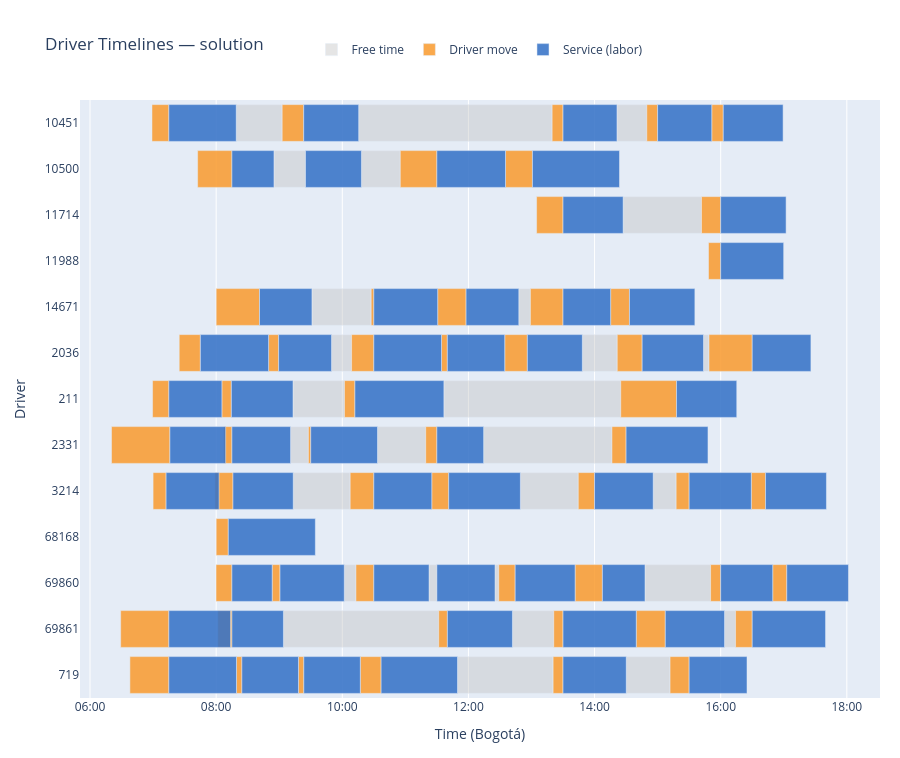

Notebook code for this chart:
### Markdown cell above
---
## Gantt Chart — Driver Timelines

### Code cell
build_gantt_figure(segments, drivers, LABEL).show()

### Figure 1 — Plotly figure (JSON) as saved in the notebook; plotly's stock layout.template omitted (floating-point values rounded to 4 significant figures)
{"data": [{"base": ["2026-02-27T09:13:19.800000", "2026-02-27T12:49:25.647000", "2026-02-27T14:55:46.800000", "2026-02-27T16:29:06.600000", "2026-02-27T09:31:08.040000", "2026-02-27T11:30:45", "2026-02-27T12:47:55.971000", "2026-02-27T08:19:06", "2026-02-27T10:15:35.844000", "2026-02-27T14:21:19.200000", "2026-02-27T10:01:52.656000", "2026-02-27T11:22:31.800000", "2026-02-27T12:25:18", "2026-02-27T13:41:28.644000", "2026-02-27T14:48:00.141000", "2026-02-27T09:18:18.726000", "2026-02-27T11:49:35.871000", "2026-02-27T14:30:09", "2026-02-27T09:13:06.981000", "2026-02-27T11:36:39.600000", "2026-02-27T09:04:00", "2026-02-27T12:41:52.800000", "2026-02-27T16:03:40.014000", "2026-02-27T09:49:46.137000", "2026-02-27T11:34:24", "2026-02-27T12:34:32.589000", "2026-02-27T13:48:21.900000", "2026-02-27T15:43:38.712000", "2026-02-27T08:55:00", "2026-02-27T10:18:13.965000", "2026-02-27T12:35:17.400000", "2026-02-27T09:10:48", "2026-02-27T10:33:29.400000", "2026-02-27T12:14:28.800000", "2026-02-27T14:27:10.800000"], "hoverinfo": "text", "hovertext": ["<b>Free time</b><br>Driver: 3214<br>Labor: 522381<br>Service: 417929<br>Start: 09:13<br>End:   10:07<br>Duration: 54.2 min", "<b>Free time</b><br>Driver: 3214<br>Labor: 524525<br>Service: 420040<br>Start: 12:49<br>End:   13:44<br>Duration: 55.1 min", "<b>Free time</b><br>Driver: 3214<br>Labor: 524496<br>Service: 420011<br>Start: 14:55<br>End:   15:17<br>Duration: 21.8 min", "<b>Free time</b><br>Driver: 3214<br>Labor: 523733<br>Service: 419263<br>Start: 16:29<br>End:   16:29<br>Duration: 0.0 min", "<b>Free time</b><br>Driver: 14671<br>Labor: 521909<br>Service: 417477<br>Start: 09:31<br>End:   10:27<br>Duration: 56.4 min", "<b>Free time</b><br>Driver: 14671<br>Labor: 523743<br>Service: 419272<br>Start: 11:30<br>End:   11:30<br>Duration: 0.0 min", "<b>Free time</b><br>Driver: 14671<br>Labor: 523915<br>Service: 419438<br>Start: 12:47<br>End:   12:58<br>Duration: 11.1 min", "<b>Free time</b><br>Driver: 10451<br>Labor: 522925<br>Service: 418470<br>Start: 08:19<br>End:   09:02<br>Duration: 43.7 min", "<b>Free time</b><br>Driver: 10451<br>Labor: 523765<br>Service: 419292<br>Start: 10:15<br>End:   13:19<br>Duration: 184.0 min", "<b>Free time</b><br>Driver: 10451<br>Labor: 523194<br>Service: 418734<br>Start: 14:21<br>End:   14:49<br>Duration: 28.4 min", "<b>Free time</b><br>Driver: 69860<br>Labor: 523491<br>Service: 419023<br>Start: 10:01<br>End:   10:12<br>Duration: 11.1 min", "<b>Free time</b><br>Driver: 69860<br>Labor: 523510<br>Service: 419042<br>Start: 11:22<br>End:   11:30<br>Duration: 7.5 min", "<b>Free time</b><br>Driver: 69860<br>Labor: 523352<br>Service: 418890<br>Start: 12:25<br>End:   12:28<br>Duration: 3.5 min", "<b>Free time</b><br>Driver: 69860<br>Labor: 523843<br>Service: 419368<br>Start: 13:41<br>End:   13:41<br>Duration: 0.0 min", "<b>Free time</b><br>Driver: 69860<br>Labor: 516717<br>Service: 412471<br>Start: 14:48<br>End:   15:50<br>Duration: 62.4 min", "<b>Free time</b><br>Driver: 719<br>Labor: 517264<br>Service: 413000<br>Start: 09:18<br>End:   09:18<br>Duration: 0.0 min", "<b>Free time</b><br>Driver: 719<br>Labor: 524320<br>Service: 419835<br>Start: 11:49<br>End:   13:20<br>Duration: 91.0 min", "<b>Free time</b><br>Driver: 719<br>Labor: 520720<br>Service: 416372<br>Start: 14:30<br>End:   15:11<br>Duration: 41.7 min", "<b>Free time</b><br>Driver: 211<br>Labor: 523025<br>Service: 418566<br>Start: 09:13<br>End:   10:02<br>Duration: 48.9 min", "<b>Free time</b><br>Driver: 211<br>Labor: 523845<br>Service: 419368<br>Start: 11:36<br>End:   14:24<br>Duration: 168.3 min", "<b>Free time</b><br>Driver: 69861<br>Labor: 524422<br>Service: 419937<br>Start: 09:04<br>End:   11:31<br>Duration: 147.7 min", "<b>Free time</b><br>Driver: 69861<br>Labor: 521852<br>Service: 417422<br>Start: 12:41<br>End:   13:21<br>Duration: 39.3 min", "<b>Free time</b><br>Driver: 69861<br>Labor: 524382<br>Service: 419897<br>Start: 16:03<br>End:   16:14<br>Duration: 10.5 min", "<b>Free time</b><br>Driver: 2036<br>Labor: 522864<br>Service: 418412<br>Start: 09:49<br>End:   10:08<br>Duration: 19.1 min", "<b>Free time</b><br>Driver: 2036<br>Labor: 523942<br>Service: 419463<br>Start: 11:34<br>End:   11:34<br>Duration: 0.0 min", "<b>Free time</b><br>Driver: 2036<br>Labor: 523943<br>Service: 419464<br>Start: 12:34<br>End:   12:34<br>Duration: 0.0 min", "<b>Free time</b><br>Driver: 2036<br>Labor: 523918<br>Service: 419438<br>Start: 13:48<br>End:   14:21<br>Duration: 33.2 min", "<b>Free time</b><br>Driver: 2036<br>Labor: 523875<br>Service: 419398<br>Start: 15:43<br>End:   15:48<br>Duration: 5.2 min", "<b>Free time</b><br>Driver: 10500<br>Labor: 521076<br>Service: 416690<br>Start: 08:55<br>End:   09:25<br>Duration: 30.0 min", "<b>Free time</b><br>Driver: 10500<br>Labor: 523768<br>Service: 419295<br>Start: 10:18<br>End:   10:55<br>Duration: 37.0 min", "<b>Free time</b><br>Driver: 10500<br>Labor: 524317<br>Service: 419832<br>Start: 12:35<br>End:   12:35<br>Duration: 0.0 min", "<b>Free time</b><br>Driver: 2331<br>Labor: 523647<br>Service: 419179<br>Start: 09:10<br>End:   09:27<br>Duration: 16.9 min", "<b>Free time</b><br>Driver: 2331<br>Labor: 523350<br>Service: 418890<br>Start: 10:33<br>End:   11:19<br>Duration: 45.9 min", "<b>Free time</b><br>Driver: 2331<br>Labor: 521290<br>Service: 416887<br>Start: 12:14<br>End:   14:16<br>Duration: 122.1 min", "<b>Free time</b><br>Driver: 11714<br>Labor: 524660<br>Service: 419012<br>Start: 14:27<br>End:   15:41<br>Duration: 74.6 min"], "legendgroup": "FREE_TIME", "marker": {"color": "rgba(190, 190, 190, 0.40)"}, "name": "Free time", "orientation": "h", "type": "bar", "x": [3250200, 3304353, 1310400, 438, 3380760, 171, 662829, 2621844, 11042556, 1702800, 666144, 448200, 212244, 297, 3745059, 102, 5458929, 2500200, 2936619, 10095762, 8863200, 2358000, 628386, 1144263, 189, 111, 1992612, 314088, 1800165, 2216835, 270, 1016400, 2752200, 7324800, 4473600], "y": ["3214", "3214", "3214", "3214", "14671", "14671", "14671", "10451", "10451", "10451", "69860", "69860", "69860", "69860", "69860", "719", "719", "719", "211", "211", "69861", "69861", "69861", "2036", "2036", "2036", "2036", "2036", "10500", "10500", "10500", "2331", "2331", "2331", "11714"]}, {"base": ["2026-02-27T06:59:59.880000", "2026-02-27T07:58:51.600000", "2026-02-27T10:07:30", "2026-02-27T11:25:07.647000", "2026-02-27T13:44:30", "2026-02-27T15:17:37.200000", "2026-02-27T16:29:07.038000", "2026-02-27T08:00:00.240000", "2026-02-27T10:27:28.800000", "2026-02-27T11:30:45.171000", "2026-02-27T12:58:58.800000", "2026-02-27T14:15:17.736000", "2026-02-27T06:58:56.400000", "2026-02-27T09:02:47.844000", "2026-02-27T13:19:38.400000", "2026-02-27T14:49:42", "2026-02-27T15:51:29.397000", "2026-02-27T07:59:52.800000", "2026-02-27T08:53:17.256000", "2026-02-27T10:12:58.800000", "2026-02-27T12:28:50.244000", "2026-02-27T13:41:28.941000", "2026-02-27T15:50:25.200000", "2026-02-27T16:49:29.073000", "2026-02-27T06:37:56.400000", "2026-02-27T08:19:18.726000", "2026-02-27T09:18:18.828000", "2026-02-27T10:17:08.871000", "2026-02-27T13:20:34.800000", "2026-02-27T15:11:49.200000", "2026-02-27T06:59:30", "2026-02-27T08:05:26.781000", "2026-02-27T10:02:03.600000", "2026-02-27T14:24:55.362000", "2026-02-27T06:29:09.600000", "2026-02-27T08:01:34.800000", "2026-02-27T11:31:43.200000", "2026-02-27T13:21:10.800000", "2026-02-27T14:39:40.014000", "2026-02-27T16:14:08.400000", "2026-02-27T07:24:51.600000", "2026-02-27T08:49:51.537000", "2026-02-27T10:08:50.400000", "2026-02-27T11:34:24.189000", "2026-02-27T12:34:32.700000", "2026-02-27T14:21:34.512000", "2026-02-27T15:48:52.800000", "2026-02-27T07:42:22.800000", "2026-02-27T10:55:10.800000", "2026-02-27T12:35:17.670000", "2026-02-27T06:20:27.600000", "2026-02-27T08:07:14.400000", "2026-02-27T09:27:44.400000", "2026-02-27T11:19:21.600000", "2026-02-27T14:16:33.600000", "2026-02-27T08:00:00.360000", "2026-02-27T13:04:52.800000", "2026-02-27T15:41:44.400000", "2026-02-27T15:48:24"], "hoverinfo": "text", "hovertext": ["<b>Driver move</b><br>Driver: 3214<br>Labor: 501831<br>Service: 398197<br>Start: 06:59<br>End:   07:12<br>Duration: 12.4 min<br>Distance: 6.19 km", "<b>Driver move</b><br>Driver: 3214<br>Labor: 520817<br>Service: 416458<br>Start: 07:58<br>End:   08:16<br>Duration: 17.1 min<br>Distance: 8.57 km", "<b>Driver move</b><br>Driver: 3214<br>Labor: 522381<br>Service: 417929<br>Start: 10:07<br>End:   10:30<br>Duration: 22.5 min<br>Distance: 11.25 km", "<b>Driver move</b><br>Driver: 3214<br>Labor: 521942<br>Service: 417507<br>Start: 11:25<br>End:   11:41<br>Duration: 16.1 min<br>Distance: 8.06 km", "<b>Driver move</b><br>Driver: 3214<br>Labor: 524525<br>Service: 420040<br>Start: 13:44<br>End:   14:00<br>Duration: 15.5 min<br>Distance: 7.75 km", "<b>Driver move</b><br>Driver: 3214<br>Labor: 524496<br>Service: 420011<br>Start: 15:17<br>End:   15:30<br>Duration: 12.4 min<br>Distance: 6.19 km", "<b>Driver move</b><br>Driver: 3214<br>Labor: 523733<br>Service: 419263<br>Start: 16:29<br>End:   16:42<br>Duration: 13.6 min<br>Distance: 6.78 km", "<b>Driver move</b><br>Driver: 14671<br>Labor: 520091<br>Service: 415771<br>Start: 08:00<br>End:   08:41<br>Duration: 41.2 min<br>Distance: 20.62 km", "<b>Driver move</b><br>Driver: 14671<br>Labor: 521909<br>Service: 417477<br>Start: 10:27<br>End:   10:30<br>Duration: 2.5 min<br>Distance: 1.26 km", "<b>Driver move</b><br>Driver: 14671<br>Labor: 523743<br>Service: 419272<br>Start: 11:30<br>End:   11:57<br>Duration: 27.0 min<br>Distance: 13.51 km", "<b>Driver move</b><br>Driver: 14671<br>Labor: 523915<br>Service: 419438<br>Start: 12:58<br>End:   13:30<br>Duration: 31.0 min<br>Distance: 15.51 km", "<b>Driver move</b><br>Driver: 14671<br>Labor: 524659<br>Service: 407600<br>Start: 14:15<br>End:   14:33<br>Duration: 17.9 min<br>Distance: 8.96 km", "<b>Driver move</b><br>Driver: 10451<br>Labor: 515936<br>Service: 411716<br>Start: 06:58<br>End:   07:15<br>Duration: 16.1 min<br>Distance: 8.03 km", "<b>Driver move</b><br>Driver: 10451<br>Labor: 522925<br>Service: 418470<br>Start: 09:02<br>End:   09:23<br>Duration: 20.5 min<br>Distance: 10.25 km", "<b>Driver move</b><br>Driver: 10451<br>Labor: 523765<br>Service: 419292<br>Start: 13:19<br>End:   13:30<br>Duration: 10.4 min<br>Distance: 5.18 km", "<b>Driver move</b><br>Driver: 10451<br>Labor: 523194<br>Service: 418734<br>Start: 14:49<br>End:   15:00<br>Duration: 10.3 min<br>Distance: 5.15 km", "<b>Driver move</b><br>Driver: 10451<br>Labor: 521670<br>Service: 417249<br>Start: 15:51<br>End:   16:02<br>Duration: 11.0 min<br>Distance: 5.48 km", "<b>Driver move</b><br>Driver: 69860<br>Labor: 522923<br>Service: 418470<br>Start: 07:59<br>End:   08:15<br>Duration: 15.1 min<br>Distance: 7.56 km", "<b>Driver move</b><br>Driver: 69860<br>Labor: 520961<br>Service: 416590<br>Start: 08:53<br>End:   09:00<br>Duration: 7.5 min<br>Distance: 3.73 km", "<b>Driver move</b><br>Driver: 69860<br>Labor: 523491<br>Service: 419023<br>Start: 10:12<br>End:   10:30<br>Duration: 17.0 min<br>Distance: 8.51 km", "<b>Driver move</b><br>Driver: 69860<br>Labor: 523352<br>Service: 418890<br>Start: 12:28<br>End:   12:44<br>Duration: 15.6 min<br>Distance: 7.82 km", "<b>Driver move</b><br>Driver: 69860<br>Labor: 523843<br>Service: 419368<br>Start: 13:41<br>End:   14:07<br>Duration: 26.0 min<br>Distance: 12.99 km", "<b>Driver move</b><br>Driver: 69860<br>Labor: 516717<br>Service: 412471<br>Start: 15:50<br>End:   16:00<br>Duration: 9.6 min<br>Distance: 4.79 km", "<b>Driver move</b><br>Driver: 69860<br>Labor: 520015<br>Service: 415698<br>Start: 16:49<br>End:   17:02<br>Duration: 13.4 min<br>Distance: 6.71 km", "<b>Driver move</b><br>Driver: 719<br>Labor: 519927<br>Service: 415617<br>Start: 06:37<br>End:   07:15<br>Duration: 37.1 min<br>Distance: 18.53 km", "<b>Driver move</b><br>Driver: 719<br>Labor: 522321<br>Service: 417873<br>Start: 08:19<br>End:   08:24<br>Duration: 5.2 min<br>Distance: 2.58 km", "<b>Driver move</b><br>Driver: 719<br>Labor: 517264<br>Service: 413000<br>Start: 09:18<br>End:   09:23<br>Duration: 5.1 min<br>Distance: 2.55 km", "<b>Driver move</b><br>Driver: 719<br>Labor: 522294<br>Service: 417846<br>Start: 10:17<br>End:   10:36<br>Duration: 19.8 min<br>Distance: 9.89 km", "<b>Driver move</b><br>Driver: 719<br>Labor: 524320<br>Service: 419835<br>Start: 13:20<br>End:   13:30<br>Duration: 9.4 min<br>Distance: 4.71 km", "<b>Driver move</b><br>Driver: 719<br>Labor: 520720<br>Service: 416372<br>Start: 15:11<br>End:   15:30<br>Duration: 18.2 min<br>Distance: 9.09 km", "<b>Driver move</b><br>Driver: 211<br>Labor: 517312<br>Service: 413048<br>Start: 06:59<br>End:   07:15<br>Duration: 15.5 min<br>Distance: 7.75 km", "<b>Driver move</b><br>Driver: 211<br>Labor: 520778<br>Service: 416422<br>Start: 08:05<br>End:   08:14<br>Duration: 9.0 min<br>Distance: 4.51 km", "<b>Driver move</b><br>Driver: 211<br>Labor: 523025<br>Service: 418566<br>Start: 10:02<br>End:   10:12<br>Duration: 9.9 min<br>Distance: 4.97 km", "<b>Driver move</b><br>Driver: 211<br>Labor: 523845<br>Service: 419368<br>Start: 14:24<br>End:   15:18<br>Duration: 53.1 min<br>Distance: 26.54 km", "<b>Driver move</b><br>Driver: 69861<br>Labor: 520409<br>Service: 416076<br>Start: 06:29<br>End:   07:15<br>Duration: 45.8 min<br>Distance: 22.92 km", "<b>Driver move</b><br>Driver: 69861<br>Labor: 523416<br>Service: 418950<br>Start: 08:01<br>End:   08:15<br>Duration: 13.4 min<br>Distance: 6.71 km", "<b>Driver move</b><br>Driver: 69861<br>Labor: 524422<br>Service: 419937<br>Start: 11:31<br>End:   11:40<br>Duration: 8.3 min<br>Distance: 4.14 km", "<b>Driver move</b><br>Driver: 69861<br>Labor: 521852<br>Service: 417422<br>Start: 13:21<br>End:   13:30<br>Duration: 8.8 min<br>Distance: 4.41 km", "<b>Driver move</b><br>Driver: 69861<br>Labor: 524388<br>Service: 419903<br>Start: 14:39<br>End:   15:07<br>Duration: 27.7 min<br>Distance: 13.83 km", "<b>Driver move</b><br>Driver: 69861<br>Labor: 524382<br>Service: 419897<br>Start: 16:14<br>End:   16:30<br>Duration: 15.9 min<br>Distance: 7.93 km", "<b>Driver move</b><br>Driver: 2036<br>Labor: 520844<br>Service: 416478<br>Start: 07:24<br>End:   07:45<br>Duration: 20.1 min<br>Distance: 10.07 km", "<b>Driver move</b><br>Driver: 2036<br>Labor: 521308<br>Service: 416905<br>Start: 08:49<br>End:   08:59<br>Duration: 9.6 min<br>Distance: 4.79 km", "<b>Driver move</b><br>Driver: 2036<br>Labor: 522864<br>Service: 418412<br>Start: 10:08<br>End:   10:30<br>Duration: 21.2 min<br>Distance: 10.58 km", "<b>Driver move</b><br>Driver: 2036<br>Labor: 523942<br>Service: 419463<br>Start: 11:34<br>End:   11:39<br>Duration: 5.6 min<br>Distance: 2.78 km", "<b>Driver move</b><br>Driver: 2036<br>Labor: 523943<br>Service: 419464<br>Start: 12:34<br>End:   12:56<br>Duration: 21.5 min<br>Distance: 10.77 km", "<b>Driver move</b><br>Driver: 2036<br>Labor: 523918<br>Service: 419438<br>Start: 14:21<br>End:   14:45<br>Duration: 23.7 min<br>Distance: 11.86 km", "<b>Driver move</b><br>Driver: 2036<br>Labor: 523875<br>Service: 419398<br>Start: 15:48<br>End:   16:30<br>Duration: 41.1 min<br>Distance: 20.56 km", "<b>Driver move</b><br>Driver: 10500<br>Labor: 521074<br>Service: 416690<br>Start: 07:42<br>End:   08:15<br>Duration: 32.6 min<br>Distance: 16.31 km", "<b>Driver move</b><br>Driver: 10500<br>Labor: 523768<br>Service: 419295<br>Start: 10:55<br>End:   11:30<br>Duration: 34.8 min<br>Distance: 17.41 km", "<b>Driver move</b><br>Driver: 10500<br>Labor: 524317<br>Service: 419832<br>Start: 12:35<br>End:   13:00<br>Duration: 25.6 min<br>Distance: 12.81 km", "<b>Driver move</b><br>Driver: 2331<br>Labor: 523764<br>Service: 419291<br>Start: 06:20<br>End:   07:16<br>Duration: 55.5 min<br>Distance: 27.77 km", "<b>Driver move</b><br>Driver: 2331<br>Labor: 521654<br>Service: 417233<br>Start: 08:07<br>End:   08:15<br>Duration: 7.8 min<br>Distance: 3.88 km", "<b>Driver move</b><br>Driver: 2331<br>Labor: 523647<br>Service: 419179<br>Start: 09:27<br>End:   09:30<br>Duration: 2.3 min<br>Distance: 1.13 km", "<b>Driver move</b><br>Driver: 2331<br>Labor: 523350<br>Service: 418890<br>Start: 11:19<br>End:   11:30<br>Duration: 10.6 min<br>Distance: 5.32 km", "<b>Driver move</b><br>Driver: 2331<br>Labor: 521290<br>Service: 416887<br>Start: 14:16<br>End:   14:30<br>Duration: 13.4 min<br>Distance: 6.72 km", "<b>Driver move</b><br>Driver: 68168<br>Labor: 522103<br>Service: 417665<br>Start: 08:00<br>End:   08:11<br>Duration: 11.5 min<br>Distance: 5.77 km", "<b>Driver move</b><br>Driver: 11714<br>Labor: 524252<br>Service: 419767<br>Start: 13:04<br>End:   13:30<br>Duration: 25.1 min<br>Distance: 12.56 km", "<b>Driver move</b><br>Driver: 11714<br>Labor: 524660<br>Service: 419012<br>Start: 15:41<br>End:   16:00<br>Duration: 18.3 min<br>Distance: 9.13 km", "<b>Driver move</b><br>Driver: 11988<br>Labor: 523747<br>Service: 419276<br>Start: 15:48<br>End:   16:00<br>Duration: 11.6 min<br>Distance: 5.80 km"], "legendgroup": "DRIVER_MOVE", "marker": {"color": "rgba(250, 155, 45,  0.85)"}, "name": "Driver move", "orientation": "h", "type": "bar", "x": [742800, 1028000.0, 1350000, 967200, 930000, 742800, 813600, 2474400, 151200, 1621200, 1861200, 1075200, 963600, 1230000, 621600, 618000, 657600, 907200, 447600, 1021200, 938400, 1558800, 574800, 805200, 2223600, 309600, 306000, 1186800, 565200, 1090800, 930000, 541200, 596400, 3184800, 2750400, 805200, 496800, 529200, 1659600, 951600, 1208400, 574800, 1269600, 333600, 1292400, 1423200, 2467200, 1957200, 2089000.0, 1537200, 3332400, 465600, 135600, 638400, 806400, 692400, 1507200, 1095600, 696000], "y": ["3214", "3214", "3214", "3214", "3214", "3214", "3214", "14671", "14671", "14671", "14671", "14671", "10451", "10451", "10451", "10451", "10451", "69860", "69860", "69860", "69860", "69860", "69860", "69860", "719", "719", "719", "719", "719", "719", "211", "211", "211", "211", "69861", "69861", "69861", "69861", "69861", "69861", "2036", "2036", "2036", "2036", "2036", "2036", "2036", "10500", "10500", "10500", "2331", "2331", "2331", "2331", "2331", "68168", "11714", "11714", "11988"]}, {"base": ["2026-02-27T07:12:22.680000", "2026-02-27T08:16:00", "2026-02-27T10:30:00", "2026-02-27T11:41:14.847000", "2026-02-27T14:00:00", "2026-02-27T15:30:00", "2026-02-27T16:42:40.638000", "2026-02-27T08:41:14.640000", "2026-02-27T10:30:00", "2026-02-27T11:57:46.371000", "2026-02-27T13:30:00", "2026-02-27T14:33:12.936000", "2026-02-27T07:15:00", "2026-02-27T09:23:17.844000", "2026-02-27T13:30:00", "2026-02-27T15:00:00", "2026-02-27T16:02:26.997000", "2026-02-27T08:15:00", "2026-02-27T09:00:44.856000", "2026-02-27T10:30:00", "2026-02-27T11:30:00", "2026-02-27T12:44:28.644000", "2026-02-27T14:07:27.741000", "2026-02-27T16:00:00", "2026-02-27T17:02:54.273000", "2026-02-27T07:15:00", "2026-02-27T08:24:28.326000", "2026-02-27T09:23:24.828000", "2026-02-27T10:36:55.671000", "2026-02-27T13:30:00", "2026-02-27T15:30:00", "2026-02-27T07:15:00", "2026-02-27T08:14:27.981000", "2026-02-27T10:12:00", "2026-02-27T15:18:00.162000", "2026-02-27T07:15:00", "2026-02-27T08:15:00", "2026-02-27T11:40:00", "2026-02-27T13:30:00", "2026-02-27T15:07:19.614000", "2026-02-27T16:30:00", "2026-02-27T07:45:00", "2026-02-27T08:59:26.337000", "2026-02-27T10:30:00", "2026-02-27T11:39:57.789000", "2026-02-27T12:56:05.100000", "2026-02-27T14:45:17.712000", "2026-02-27T16:30:00", "2026-02-27T08:15:00", "2026-02-27T09:25:00.165000", "2026-02-27T11:30:00", "2026-02-27T13:00:54.870000", "2026-02-27T07:16:00", "2026-02-27T08:15:00", "2026-02-27T09:30:00", "2026-02-27T11:30:00", "2026-02-27T14:30:00", "2026-02-27T08:11:32.760000", "2026-02-27T13:30:00", "2026-02-27T16:00:00", "2026-02-27T16:00:00"], "hoverinfo": "text", "hovertext": ["<b>Service (labor)</b><br>Driver: 3214<br>Labor: 501831<br>Service: 398197<br>Start: 07:12<br>End:   08:02<br>Duration: 50.4 min<br>Distance: 3.59 km", "<b>Service (labor)</b><br>Driver: 3214<br>Labor: 520817<br>Service: 416458<br>Start: 08:16<br>End:   09:13<br>Duration: 57.3 min<br>Distance: 8.22 km", "<b>Service (labor)</b><br>Driver: 3214<br>Labor: 522381<br>Service: 417929<br>Start: 10:30<br>End:   11:25<br>Duration: 55.1 min<br>Distance: 6.76 km", "<b>Service (labor)</b><br>Driver: 3214<br>Labor: 521942<br>Service: 417507<br>Start: 11:41<br>End:   12:49<br>Duration: 68.2 min<br>Distance: 15.46 km", "<b>Service (labor)</b><br>Driver: 3214<br>Labor: 524525<br>Service: 420040<br>Start: 14:00<br>End:   14:55<br>Duration: 55.8 min<br>Distance: 7.19 km", "<b>Service (labor)</b><br>Driver: 3214<br>Labor: 524496<br>Service: 420011<br>Start: 15:30<br>End:   16:29<br>Duration: 59.1 min<br>Distance: 9.41 km", "<b>Service (labor)</b><br>Driver: 3214<br>Labor: 523733<br>Service: 419263<br>Start: 16:42<br>End:   17:40<br>Duration: 57.9 min<br>Distance: 8.62 km", "<b>Service (labor)</b><br>Driver: 14671<br>Labor: 520091<br>Service: 415771<br>Start: 08:41<br>End:   09:31<br>Duration: 49.9 min<br>Distance: 3.26 km", "<b>Service (labor)</b><br>Driver: 14671<br>Labor: 521909<br>Service: 417477<br>Start: 10:30<br>End:   11:30<br>Duration: 60.8 min<br>Distance: 10.50 km", "<b>Service (labor)</b><br>Driver: 14671<br>Labor: 523743<br>Service: 419272<br>Start: 11:57<br>End:   12:47<br>Duration: 50.2 min<br>Distance: 3.44 km", "<b>Service (labor)</b><br>Driver: 14671<br>Labor: 523915<br>Service: 419438<br>Start: 13:30<br>End:   14:15<br>Duration: 45.3 min<br>Distance: 10.20 km", "<b>Service (labor)</b><br>Driver: 14671<br>Labor: 524659<br>Service: 407600<br>Start: 14:33<br>End:   15:35<br>Duration: 62.2 min<br>Distance: 11.48 km", "<b>Service (labor)</b><br>Driver: 10451<br>Labor: 515936<br>Service: 411716<br>Start: 07:15<br>End:   08:19<br>Duration: 64.1 min<br>Distance: 12.74 km", "<b>Service (labor)</b><br>Driver: 10451<br>Labor: 522925<br>Service: 418470<br>Start: 09:23<br>End:   10:15<br>Duration: 52.3 min<br>Distance: 4.87 km", "<b>Service (labor)</b><br>Driver: 10451<br>Labor: 523765<br>Service: 419292<br>Start: 13:30<br>End:   14:21<br>Duration: 51.3 min<br>Distance: 4.21 km", "<b>Service (labor)</b><br>Driver: 10451<br>Labor: 523194<br>Service: 418734<br>Start: 15:00<br>End:   15:51<br>Duration: 51.5 min<br>Distance: 4.33 km", "<b>Service (labor)</b><br>Driver: 10451<br>Labor: 521670<br>Service: 417249<br>Start: 16:02<br>End:   16:59<br>Duration: 56.9 min<br>Distance: 7.94 km", "<b>Service (labor)</b><br>Driver: 69860<br>Labor: 522923<br>Service: 418470<br>Start: 08:15<br>End:   08:53<br>Duration: 38.3 min<br>Distance: 5.53 km", "<b>Service (labor)</b><br>Driver: 69860<br>Labor: 520961<br>Service: 416590<br>Start: 09:00<br>End:   10:01<br>Duration: 61.1 min<br>Distance: 10.75 km", "<b>Service (labor)</b><br>Driver: 69860<br>Labor: 523491<br>Service: 419023<br>Start: 10:30<br>End:   11:22<br>Duration: 52.5 min<br>Distance: 5.02 km", "<b>Service (labor)</b><br>Driver: 69860<br>Labor: 523510<br>Service: 419042<br>Start: 11:30<br>End:   12:25<br>Duration: 55.3 min<br>Distance: 6.87 km", "<b>Service (labor)</b><br>Driver: 69860<br>Labor: 523352<br>Service: 418890<br>Start: 12:44<br>End:   13:41<br>Duration: 57.0 min<br>Distance: 8.00 km", "<b>Service (labor)</b><br>Driver: 69860<br>Labor: 523843<br>Service: 419368<br>Start: 14:07<br>End:   14:48<br>Duration: 40.5 min<br>Distance: 7.03 km", "<b>Service (labor)</b><br>Driver: 69860<br>Labor: 516717<br>Service: 412471<br>Start: 16:00<br>End:   16:49<br>Duration: 49.5 min<br>Distance: 3.00 km", "<b>Service (labor)</b><br>Driver: 69860<br>Labor: 520015<br>Service: 415698<br>Start: 17:02<br>End:   18:01<br>Duration: 58.7 min<br>Distance: 9.11 km", "<b>Service (labor)</b><br>Driver: 719<br>Labor: 519927<br>Service: 415617<br>Start: 07:15<br>End:   08:19<br>Duration: 64.3 min<br>Distance: 12.88 km", "<b>Service (labor)</b><br>Driver: 719<br>Labor: 522321<br>Service: 417873<br>Start: 08:24<br>End:   09:18<br>Duration: 53.8 min<br>Distance: 5.89 km", "<b>Service (labor)</b><br>Driver: 719<br>Labor: 517264<br>Service: 413000<br>Start: 09:23<br>End:   10:17<br>Duration: 53.7 min<br>Distance: 5.83 km", "<b>Service (labor)</b><br>Driver: 719<br>Labor: 522294<br>Service: 417846<br>Start: 10:36<br>End:   11:49<br>Duration: 72.7 min<br>Distance: 18.44 km", "<b>Service (labor)</b><br>Driver: 719<br>Labor: 524320<br>Service: 419835<br>Start: 13:30<br>End:   14:30<br>Duration: 60.1 min<br>Distance: 10.10 km", "<b>Service (labor)</b><br>Driver: 719<br>Labor: 520720<br>Service: 416372<br>Start: 15:30<br>End:   16:25<br>Duration: 55.0 min<br>Distance: 6.69 km", "<b>Service (labor)</b><br>Driver: 211<br>Labor: 517312<br>Service: 413048<br>Start: 07:15<br>End:   08:05<br>Duration: 50.5 min<br>Distance: 3.63 km", "<b>Service (labor)</b><br>Driver: 211<br>Labor: 520778<br>Service: 416422<br>Start: 08:14<br>End:   09:13<br>Duration: 58.6 min<br>Distance: 9.10 km", "<b>Service (labor)</b><br>Driver: 211<br>Labor: 523025<br>Service: 418566<br>Start: 10:12<br>End:   11:36<br>Duration: 84.7 min<br>Distance: 26.44 km", "<b>Service (labor)</b><br>Driver: 211<br>Labor: 523845<br>Service: 419368<br>Start: 15:18<br>End:   16:15<br>Duration: 57.3 min<br>Distance: 8.19 km", "<b>Service (labor)</b><br>Driver: 69861<br>Labor: 520409<br>Service: 416076<br>Start: 07:15<br>End:   08:13<br>Duration: 58.6 min<br>Distance: 9.10 km", "<b>Service (labor)</b><br>Driver: 69861<br>Labor: 523416<br>Service: 418950<br>Start: 08:15<br>End:   09:04<br>Duration: 49.0 min<br>Distance: 2.67 km", "<b>Service (labor)</b><br>Driver: 69861<br>Labor: 524422<br>Service: 419937<br>Start: 11:40<br>End:   12:41<br>Duration: 61.9 min<br>Distance: 11.25 km", "<b>Service (labor)</b><br>Driver: 69861<br>Labor: 521852<br>Service: 417422<br>Start: 13:30<br>End:   14:39<br>Duration: 69.7 min<br>Distance: 16.45 km", "<b>Service (labor)</b><br>Driver: 69861<br>Labor: 524388<br>Service: 419903<br>Start: 15:07<br>End:   16:03<br>Duration: 56.3 min<br>Distance: 7.56 km", "<b>Service (labor)</b><br>Driver: 69861<br>Labor: 524382<br>Service: 419897<br>Start: 16:30<br>End:   17:39<br>Duration: 69.8 min<br>Distance: 16.50 km", "<b>Service (labor)</b><br>Driver: 2036<br>Labor: 520844<br>Service: 416478<br>Start: 07:45<br>End:   08:49<br>Duration: 64.9 min<br>Distance: 13.24 km", "<b>Service (labor)</b><br>Driver: 2036<br>Labor: 521308<br>Service: 416905<br>Start: 08:59<br>End:   09:49<br>Duration: 50.3 min<br>Distance: 3.55 km", "<b>Service (labor)</b><br>Driver: 2036<br>Labor: 522864<br>Service: 418412<br>Start: 10:30<br>End:   11:34<br>Duration: 64.4 min<br>Distance: 12.94 km", "<b>Service (labor)</b><br>Driver: 2036<br>Labor: 523942<br>Service: 419463<br>Start: 11:39<br>End:   12:34<br>Duration: 54.6 min<br>Distance: 6.39 km", "<b>Service (labor)</b><br>Driver: 2036<br>Labor: 523943<br>Service: 419464<br>Start: 12:56<br>End:   13:48<br>Duration: 52.3 min<br>Distance: 4.85 km", "<b>Service (labor)</b><br>Driver: 2036<br>Labor: 523918<br>Service: 419438<br>Start: 14:45<br>End:   15:43<br>Duration: 58.4 min<br>Distance: 8.90 km", "<b>Service (labor)</b><br>Driver: 2036<br>Labor: 523875<br>Service: 419398<br>Start: 16:30<br>End:   17:25<br>Duration: 55.8 min<br>Distance: 7.22 km", "<b>Service (labor)</b><br>Driver: 10500<br>Labor: 521074<br>Service: 416690<br>Start: 08:15<br>End:   08:55<br>Duration: 40.0 min<br>Distance: 6.67 km", "<b>Service (labor)</b><br>Driver: 10500<br>Labor: 521076<br>Service: 416690<br>Start: 09:25<br>End:   10:18<br>Duration: 53.2 min<br>Distance: 5.49 km", "<b>Service (labor)</b><br>Driver: 10500<br>Labor: 523768<br>Service: 419295<br>Start: 11:30<br>End:   12:35<br>Duration: 65.3 min<br>Distance: 13.52 km", "<b>Service (labor)</b><br>Driver: 10500<br>Labor: 524317<br>Service: 419832<br>Start: 13:00<br>End:   14:23<br>Duration: 82.8 min<br>Distance: 25.22 km", "<b>Service (labor)</b><br>Driver: 2331<br>Labor: 523764<br>Service: 419291<br>Start: 07:16<br>End:   08:09<br>Duration: 53.0 min<br>Distance: 5.36 km", "<b>Service (labor)</b><br>Driver: 2331<br>Labor: 521654<br>Service: 417233<br>Start: 08:15<br>End:   09:10<br>Duration: 55.8 min<br>Distance: 7.20 km", "<b>Service (labor)</b><br>Driver: 2331<br>Labor: 523647<br>Service: 419179<br>Start: 09:30<br>End:   10:33<br>Duration: 63.5 min<br>Distance: 12.32 km", "<b>Service (labor)</b><br>Driver: 2331<br>Labor: 523350<br>Service: 418890<br>Start: 11:30<br>End:   12:14<br>Duration: 44.5 min<br>Distance: 9.65 km", "<b>Service (labor)</b><br>Driver: 2331<br>Labor: 521290<br>Service: 416887<br>Start: 14:30<br>End:   15:47<br>Duration: 77.9 min<br>Distance: 21.94 km", "<b>Service (labor)</b><br>Driver: 68168<br>Labor: 522103<br>Service: 417665<br>Start: 08:11<br>End:   09:34<br>Duration: 82.8 min<br>Distance: 25.22 km", "<b>Service (labor)</b><br>Driver: 11714<br>Labor: 524252<br>Service: 419767<br>Start: 13:30<br>End:   14:27<br>Duration: 57.2 min<br>Distance: 8.12 km", "<b>Service (labor)</b><br>Driver: 11714<br>Labor: 524660<br>Service: 419012<br>Start: 16:00<br>End:   17:02<br>Duration: 62.2 min<br>Distance: 11.48 km", "<b>Service (labor)</b><br>Driver: 11988<br>Labor: 523747<br>Service: 419276<br>Start: 16:00<br>End:   16:59<br>Duration: 59.9 min<br>Distance: 9.95 km"], "legendgroup": "VEHICLE_TRANSPORTATION", "marker": {"color": "rgba(55,  115, 200, 0.88)"}, "name": "Service (labor)", "orientation": "h", "type": "bar", "x": [3023400, 3439800, 3308400, 4090800, 3346800, 3546600, 3475800, 2993400, 3645000, 3009600, 2718000, 3733200, 3846000, 3138000, 3079200, 3089400, 3415200, 2298000, 3667800, 3151800, 3318000, 3420000, 2432400, 2969400, 3519600, 3859200, 3230400, 3224400, 4360200, 3609000, 3301800, 3027000, 3519000, 5079600, 3436800, 3519000, 2940000, 3712800, 4180200, 3380400, 4185000, 3892200, 3019800, 3864000, 3274800, 3136800, 3501000, 3349800, 2400000, 3193800, 3917400, 4969200, 3182400, 3348000, 3809400, 2668800, 4674600, 4969200, 3430800, 3733200, 3595200], "y": ["3214", "3214", "3214", "3214", "3214", "3214", "3214", "14671", "14671", "14671", "14671", "14671", "10451", "10451", "10451", "10451", "10451", "69860", "69860", "69860", "69860", "69860", "69860", "69860", "69860", "719", "719", "719", "719", "719", "719", "211", "211", "211", "211", "69861", "69861", "69861", "69861", "69861", "69861", "2036", "2036", "2036", "2036", "2036", "2036", "2036", "10500", "10500", "10500", "10500", "2331", "2331", "2331", "2331", "2331", "68168", "11714", "11714", "11988"]}], "layout": {"barmode": "overlay", "height": 758, "hovermode": "closest", "legend": {"orientation": "h", "x": 0.5, "xanchor": "center", "y": 1.06, "yanchor": "bottom"}, "margin": {"b": 60, "l": 80, "r": 20, "t": 100}, "title": {"text": "Driver Timelines — solution"}, "xaxis": {"range": ["2026-02-27T05:50:27.600000", "2026-02-27T18:31:33.873000"], "tickformat": "%H:%M", "title": {"text": "Time (Bogotá)"}, "type": "date"}, "yaxis": {"categoryarray": ["719", "69861", "69860", "68168", "3214", "2331", "211", "2036", "14671", "11988", "11714", "10500", "10451"], "categoryorder": "array", "title": {"text": "Driver"}}}}
